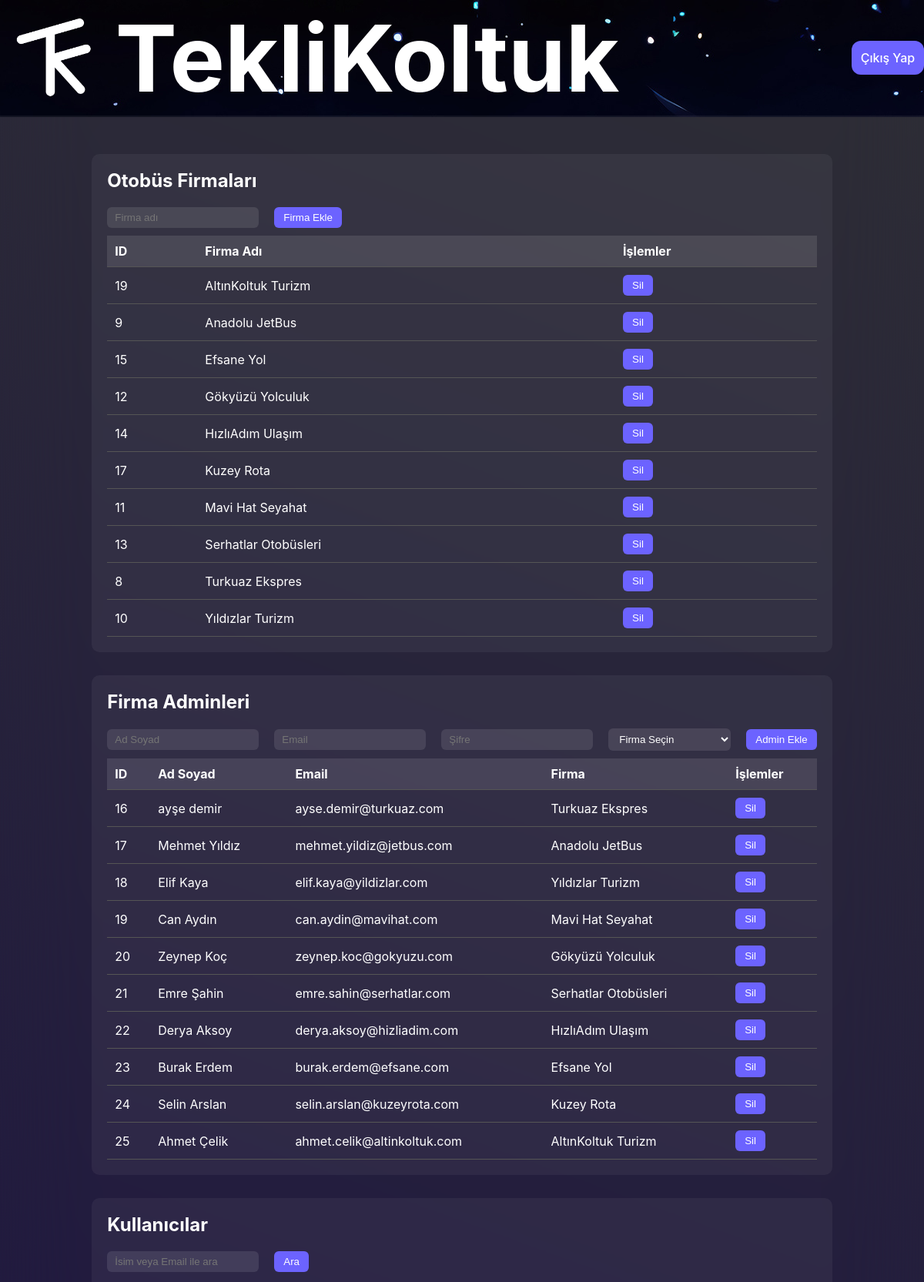
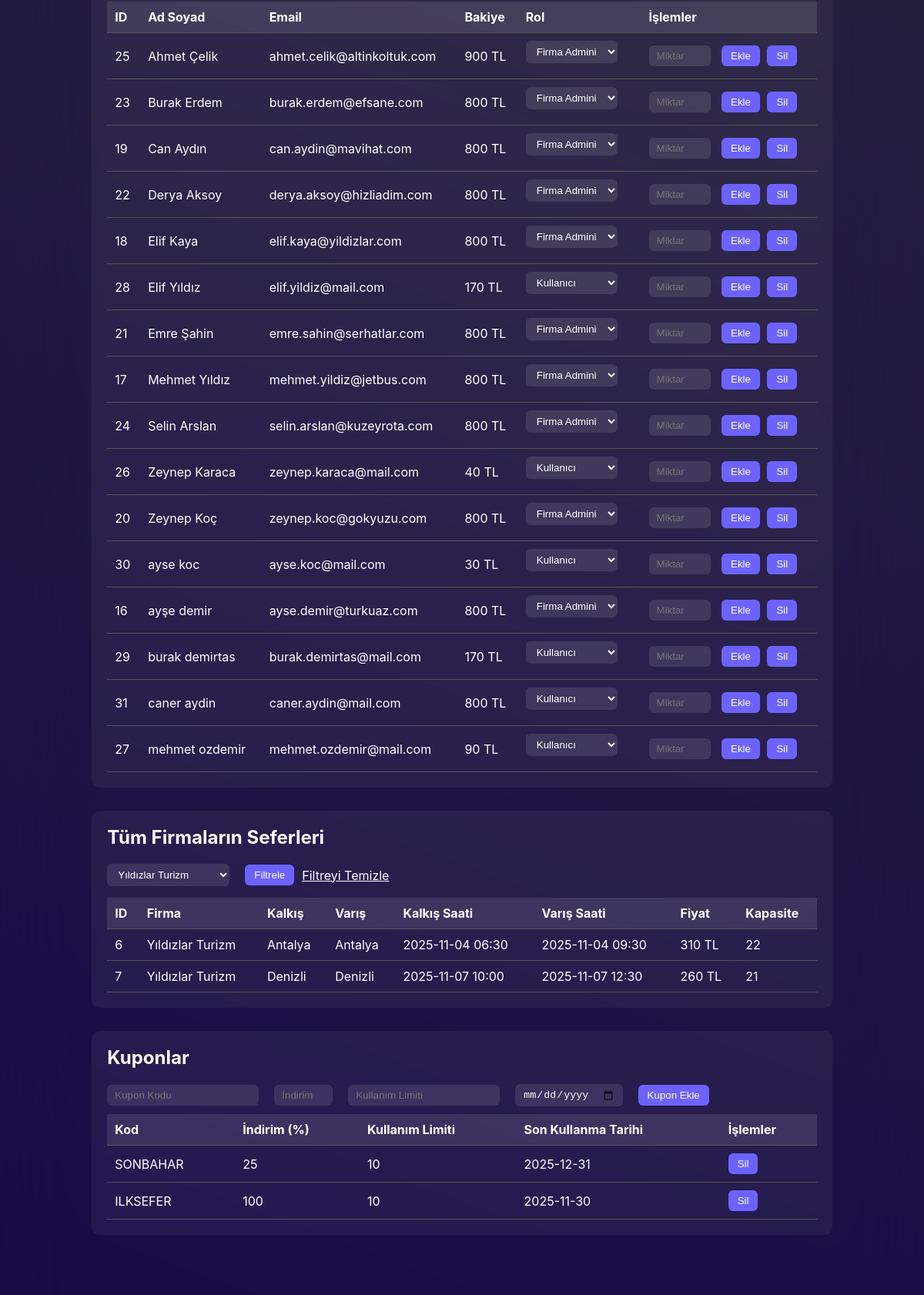
/admin/dashboard.php?company_id=10 (signed in, upper part), run on the app's committed database (2 pictures, top to bottom).
### tables this page shows
CREATE TABLE "BusCompany" (
	"id"	INTEGER,
	"name"	TEXT NOT NULL UNIQUE,
	"logo"	TEXT,
	"created_at"	TEXT NOT NULL DEFAULT (datetime('now')),
	PRIMARY KEY("id" AUTOINCREMENT)
);

CREATE TABLE "User" (
	"id"	INTEGER UNIQUE,
	"name"	TEXT,
	"email"	TEXT NOT NULL UNIQUE,
	"role"	TEXT NOT NULL DEFAULT 'user' CHECK("role" IN ('user', 'company', 'admin')),
	"password"	TEXT NOT NULL,
	"company_id"	TEXT DEFAULT NULL,
	"balance"	INTEGER DEFAULT 800,
	"created_at"	TEXT NOT NULL DEFAULT (datetime('now')),
	PRIMARY KEY("id" AUTOINCREMENT),
	FOREIGN KEY("company_id") REFERENCES "BusCompany"("id") ON DELETE CASCADE
);

CREATE TABLE "Trips" (
	"id"	INTEGER,
	"company_id"	INTEGER NOT NULL,
	"destination_city"	TEXT NOT NULL,
	"arrival_time"	DATETIME NOT NULL,
	"departure_time"	DATETIME NOT NULL,
	"departure_city"	TEXT NOT NULL,
	"price"	INTEGER NOT NULL,
	"capacity"	INTEGER NOT NULL,
	"created_date"	TEXT NOT NULL DEFAULT (datetime('now')),
	PRIMARY KEY("id"),
	FOREIGN KEY("company_id") REFERENCES "BusCompany"("id")
);

CREATE TABLE "Coupons" (
	"id"	TEXT,
	"code"	TEXT NOT NULL,
	"discount"	REAL NOT NULL,
	"usage_limit"	INTEGER NOT NULL,
	"expire_date"	TEXT NOT NULL DEFAULT (datetime('now')),
	"created_at"	TIMESTAMP DEFAULT (datetime('now')),
	"company_id"	INTEGER DEFAULT NULL,
	PRIMARY KEY("id"),
	FOREIGN KEY("company_id") REFERENCES "BusCompany"("id") ON DELETE CASCADE
);

### admin/dashboard.php (the view, shortened to what this page needs)
<?php
require(__DIR__ . '/../db/connect.php');
$companies = $db->query("SELECT * FROM BusCompany ORDER BY name ASC")->fetchAll(PDO::FETCH_ASSOC);
$admins = $db->query("
    SELECT u.id, u.name, u.email, COALESCE(c.name, '') AS company_name
    FROM User u
    LEFT JOIN BusCompany c ON u.company_id = c.id
    WHERE u.role = 'company'
")->fetchAll(PDO::FETCH_ASSOC);
$coupons = $db->query("SELECT * FROM Coupons ORDER BY created_at DESC")->fetchAll(PDO::FETCH_ASSOC);
$companyFilter = $_GET['company_id'] ?? null;
$query = "
    SELECT t.*, c.name AS company_name
    FROM Trips t
    INNER JOIN BusCompany c ON t.company_id = c.id
";
$params = [];
if ($companyFilter) {
    $query .= " WHERE t.company_id = ?";
    $params[] = $companyFilter;
}
$query .= " ORDER BY t.departure_time ASC";
$stmt = $db->prepare($query);
$stmt->execute($params);
$all_trips = $stmt->fetchAll(PDO::FETCH_ASSOC);
$userQuery = "SELECT * FROM User WHERE role != 'admin'";
$userParams = [];
$userQuery .= " ORDER BY name ASC";
$users = $db->prepare($userQuery);
$users->execute($userParams);
$users = $users->fetchAll(PDO::FETCH_ASSOC);
?>
<!DOCTYPE html>
<html lang="tr">
<head>
<link rel="stylesheet" href="../styles2.css">
</head>
<?php include("../includes/header.php")?>
<body>
<div class="admin-dashboard">
    <div class="admin-section">
        <h2>Otobüs Firmaları</h2>
        <form action="admin_actions.php" method="POST">
            <input type="text" name="name" placeholder="Firma adı" required>
            <button type="submit">Firma Ekle</button>
        </form>
        <table>
            <tr>
                <th>ID</th>
                <th>Firma Adı</th>
                <th>İşlemler</th>
            </tr>
            <?php foreach($companies as $c): ?>
            <tr>
                <td><?= $c['id'] ?></td>
                <td><?= htmlspecialchars($c['name']) ?></td>
                <td>
                    <form action="admin_actions.php" method="POST" style="display:inline;">
                        <button type="submit" onclick="return confirm('Firma silinecek!')">Sil</button>
                    </form>
                </td>
            </tr>
            <?php endforeach; ?>
        </table>
    </div>
    <div class="admin-section">
        <h2>Firma Adminleri</h2>
        <form action="admin_actions.php" method="POST">
            <input type="text" name="name" placeholder="Ad Soyad" required>
            <input type="email" name="email" placeholder="Email" required>
            <input type="password" name="password" placeholder="Şifre" required>
            <select name="company_id" required>
                <option value="">Firma Seçin</option>
            </select>
            <button type="submit">Admin Ekle</button>
        </form>
        <table>
            <tr>
                <th>ID</th>
                <th>Ad Soyad</th>
                <th>Email</th>
                <th>Firma</th>
                <th>İşlemler</th>
            </tr>
            <?php foreach($admins as $a): ?>
<tr>
    <td><?= htmlspecialchars($a['id'] ?? '') ?></td>
    <td><?= htmlspecialchars($a['name'] ?? '') ?></td>
    <td><?= htmlspecialchars($a['email'] ?? '') ?></td>
    <td><?= htmlspecialchars($a['company_name'] ?? '—') ?></td>
    <td>
        <form action="admin_actions.php" method="POST" style="display:inline;">
            <button type="submit" onclick="return confirm('Admin silinecek!')">Sil</button>
        </form>
    </td>
</tr>
            <?php endforeach; ?>
        </table>
    </div>
    <div class="admin-section">
        <h2>Kullanıcılar</h2>
        <form method="GET" style="margin-bottom:15px; gap:10px; display:flex; align-items:center; flex-wrap:wrap;">
            <input type="text" name="user_filter" placeholder="İsim veya Email ile ara" value="<?= htmlspecialchars($_GET['user_filter'] ?? '') ?>">
            <button type="submit">Ara</button>
        </form>
        <table>
            <tr>
                <th>ID</th>
                <th>Ad Soyad</th>
                <th>Email</th>
                <th>Bakiye</th>
                <th>Rol</th>
                <th>İşlemler</th>
            </tr>
            <?php if(count($users) > 0): ?>
                <?php foreach($users as $u): ?>
                <tr>
                    <td><?= htmlspecialchars($u['id']) ?></td>
                    <td><?= htmlspecialchars($u['name']) ?></td>
                    <td><?= htmlspecialchars($u['email']) ?></td>
                    <td><?= htmlspecialchars($u['balance'] ?? 0) ?> TL</td>
                    <td>
                        <form action="admin_actions.php" method="POST">
                            <select name="role" onchange="this.form.submit()">
                                <option value="user" <?= $u['role'] === 'user' ? 'selected' : '' ?>>Kullanıcı</option>
                                <option value="company" <?= $u['role'] === 'company' ? 'selected' : '' ?>>Firma Admini</option>
                            </select>
                        </form>
                    </td>
                    <td>
                        <form action="admin_actions.php" method="POST" style="display:inline; margin-right:5px;">
                            <input type="number" name="amount" placeholder="Miktar" style="width:80px;" required>
                            <button type="submit">Ekle</button>
                        </form>
                        <form action="admin_actions.php" method="POST" style="display:inline;">
                            <button type="submit" onclick="return confirm('Kullanıcı silinecek!')">Sil</button>
                        </form>
                    </td>
                </tr>
                <?php endforeach; ?>
            <?php else: ?>
                <tr>
                    <td colspan="6" style="text-align:center; color:#bbb;">Kullanıcı bulunamadı.</td>
                </tr>
            <?php endif; ?>
        </table>
    </div>
    <div class="admin-section">
        <h2>Tüm Firmaların Seferleri</h2>
        <form method="GET" style="margin-bottom:15px; gap:10px; display:flex; align-items:center; flex-wrap:wrap;">
            <select name="company_id">
                <?php foreach($companies as $c): ?>
                    <option value="<?= $c['id'] ?>" <?= ($companyFilter == $c['id']) ? 'selected' : '' ?>>
                        <?= htmlspecialchars($c['name']) ?>
                    </option>
                <?php endforeach; ?>
            </select>
            <button type="submit">Filtrele</button>
            <?php if($companyFilter): ?>
                <a href="dashboard.php" style="color:#fff; text-decoration:underline;">Filtreyi Temizle</a>
            <?php endif; ?>
        </form>
        <table>
            <tr>
                <th>ID</th>
                <th>Firma</th>
                <th>Kalkış</th>
                <th>Varış</th>
                <th>Kalkış Saati</th>
                <th>Varış Saati</th>
                <th>Fiyat</th>
                <th>Kapasite</th>
            </tr>
            <?php if(count($all_trips) > 0): ?>
                <?php foreach($all_trips as $trip): ?>
                <tr>
                    <td><?= $trip['id'] ?></td>
                    <td><?= htmlspecialchars($trip['company_name']) ?></td>
                    <td><?= htmlspecialchars($trip['departure_city']) ?></td>
                    <td><?= htmlspecialchars($trip['destination_city']) ?></td>
                    <td><?= htmlspecialchars($trip['departure_time']) ?></td>
                    <td><?= htmlspecialchars($trip['arrival_time']) ?></td>
                    <td><?= htmlspecialchars($trip['price']) ?> TL</td>
                    <td><?= htmlspecialchars($trip['capacity']) ?></td>
                </tr>
                <?php endforeach; ?>
            <?php else: ?>
                <tr>
                    <td colspan="8" style="text-align:center; color:#bbb;">Sefer bulunamadı.</td>
                </tr>
            <?php endif; ?>
        </table>
    </div>
    <div class="admin-section">
        <h2>Kuponlar</h2>
        <form action="admin_actions.php" method="POST">
            <input type="text" name="code" placeholder="Kupon Kodu" required>
            <input type="number" name="discount" placeholder="İndirim (%)" min="0" max="100" required>
            <input type="number" name="usage_limit" placeholder="Kullanım Limiti" min="1" required>
            <input type="date" name="expire_date" required>
            <button type="submit">Kupon Ekle</button>
        </form>
        <table>
            <tr>
                <th>Kod</th>
                <th>İndirim (%)</th>
                <th>Kullanım Limiti</th>
                <th>Son Kullanma Tarihi</th>
                <th>İşlemler</th>
            </tr>
            <?php foreach($coupons as $c): ?>
            <tr>
                <td><?= htmlspecialchars($c['code']) ?></td>
                <td><?= $c['discount'] ?></td>
                <td><?= $c['usage_limit'] ?></td>
                <td><?= htmlspecialchars($c['expire_date']) ?></td>
                <td>
                    <form action="admin_actions.php" method="POST" style="display:inline;">
                        <button type="submit" onclick="return confirm('Kupon silinecek!')">Sil</button>
                    </form>
                </td>
            </tr>
            <?php endforeach; ?>
        </table>
    </div>
</div>
<?php include("../includes/footer.php")?>
</body>
</html>

### styles2.css (style rules this page uses)
:root { --hero-height: min(72vh, 720px); --max-width: 1200px; --accent: #6C63FF; --glass: rgba(255,255,255,0.06); --overlay: linear-gradient(135deg, rgba(108,99,255,0.45), rgba(0,0,0,0.25)); --radius: 12px; --transition: 220ms cubic-bezier(.2,.9,.3,1); --font-sans: "Inter", system-ui, -apple-system, "Segoe UI", Roboto, "Helvetica Neue", Arial; }
* { margin: 0; padding: 0; box-sizing: border-box; }
body { font-family: var(--font-sans); background: linear-gradient(200deg, #2e2e35, #160948); color: #fff; min-height: 100vh; display: flex; backdrop-filter: blur(50px); flex-direction: column; }

### admin/dashboard.php (style rules this page uses)
body { padding-top: 150px; }
.admin-dashboard { max-width: 1200px; margin: 50px auto; color: #fff; }
.admin-section { background: rgba(255,255,255,0.05); padding: 20px; border-radius: 10px; margin-bottom: 30px; }
.admin-section h2 { margin-bottom: 20px; }
table { width: 100%; border-collapse: collapse; }
th, td { padding: 10px; text-align: left; border-bottom: 1px solid #555; }
th { background: rgba(255,255,255,0.1); }
input, select { padding: 6px 10px; border-radius: 6px; border: none; background: rgba(255,255,255,0.1); color: #fff; margin-right: 10px; }
button { background: var(--accent); border: none; padding: 6px 12px; border-radius: 6px; color: #fff; cursor: pointer; }
form { display: flex; flex-wrap: wrap; align-items: center; margin-bottom: 10px; gap:10px; }

### data on the page
buscompany: id "19", name "AltınKoltuk Turizm"
buscompany: id "9", name "Anadolu JetBus"
buscompany: id "15", name "Efsane Yol"
buscompany: id "12", name "Gökyüzü Yolculuk"
buscompany: id "14", name "HızlıAdım Ulaşım"
buscompany: id "17", name "Kuzey Rota"
buscompany: id "11", name "Mavi Hat Seyahat"
buscompany: id "13", name "Serhatlar Otobüsleri"
buscompany: id "8", name "Turkuaz Ekspres"
buscompany: id "10", name "Yıldızlar Turizm"
user: id "16", name "ayşe demir", email "ayse.demir@turkuaz.com", company_name "Turkuaz Ekspres", balance "800", role "Firma Admini"
user: id "17", name "Mehmet Yıldız", email "mehmet.yildiz@jetbus.com", company_name "Anadolu JetBus", balance "800", role "Firma Admini"
user: id "18", name "Elif Kaya", email "elif.kaya@yildizlar.com", company_name "Yıldızlar Turizm", balance "800", role "Firma Admini"
user: id "19", name "Can Aydın", email "can.aydin@mavihat.com", company_name "Mavi Hat Seyahat", balance "800", role "Firma Admini"
user: id "20", name "Zeynep Koç", email "zeynep.koc@gokyuzu.com", company_name "Gökyüzü Yolculuk", balance "800", role "Firma Admini"
user: id "21", name "Emre Şahin", email "emre.sahin@serhatlar.com", company_name "Serhatlar Otobüsleri", balance "800", role "Firma Admini"
user: id "22", name "Derya Aksoy", email "derya.aksoy@hizliadim.com", company_name "HızlıAdım Ulaşım", balance "800", role "Firma Admini"
user: id "23", name "Burak Erdem", email "burak.erdem@efsane.com", company_name "Efsane Yol", balance "800", role "Firma Admini"
user: id "24", name "Selin Arslan", email "selin.arslan@kuzeyrota.com", company_name "Kuzey Rota", balance "800", role "Firma Admini"
user: id "25", name "Ahmet Çelik", email "ahmet.celik@altinkoltuk.com", company_name "AltınKoltuk Turizm", balance "900", role "Firma Admini"
user: id "28", name "Elif Yıldız", email "elif.yildiz@mail.com", balance "170", role "Kullanıcı"
user: id "26", name "Zeynep Karaca", email "zeynep.karaca@mail.com", balance "40", role "Kullanıcı"
user: id "30", name "ayse koc", email "ayse.koc@mail.com", balance "30", role "Kullanıcı"
user: id "29", name "burak demirtas", email "burak.demirtas@mail.com", balance "170", role "Kullanıcı"
user: id "31", name "caner aydin", email "caner.aydin@mail.com", balance "800", role "Kullanıcı"
user: id "27", name "mehmet ozdemir", email "mehmet.ozdemir@mail.com", balance "90", role "Kullanıcı"
trips: id "6", company.name "Yıldızlar Turizm", departure_city "Antalya", destination_city "Antalya", departure_time "2025-11-04 06:30", arrival_time "2025-11-04 09:30", price "310", capacity "22"
trips: id "7", company.name "Yıldızlar Turizm", departure_city "Denizli", destination_city "Denizli", departure_time "2025-11-07 10:00", arrival_time "2025-11-07 12:30", price "260", capacity "21"
coupons: code "SONBAHAR", discount "25", usage_limit "10", expire_date "2025-12-31"
coupons: code "ILKSEFER", discount "100", usage_limit "10", expire_date "2025-11-30"

### other printed values
form field company_id "Yıldızlar Turizm"
